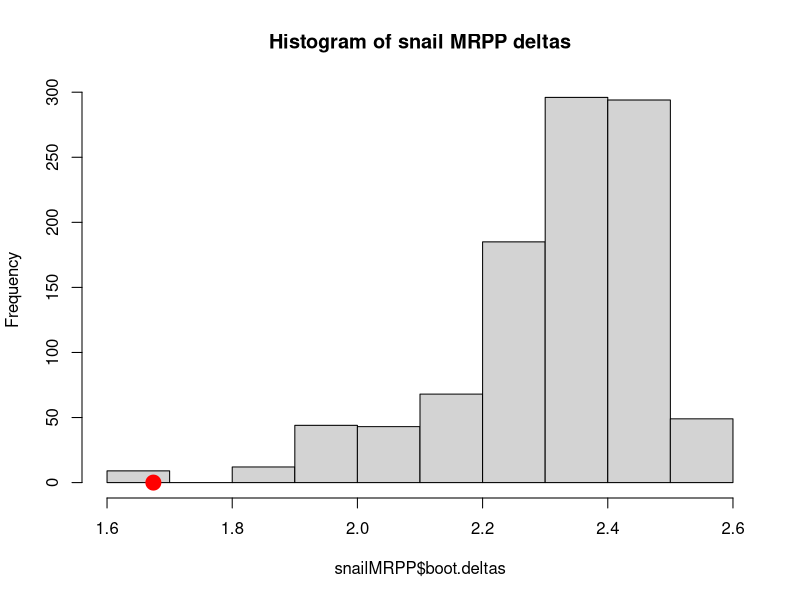
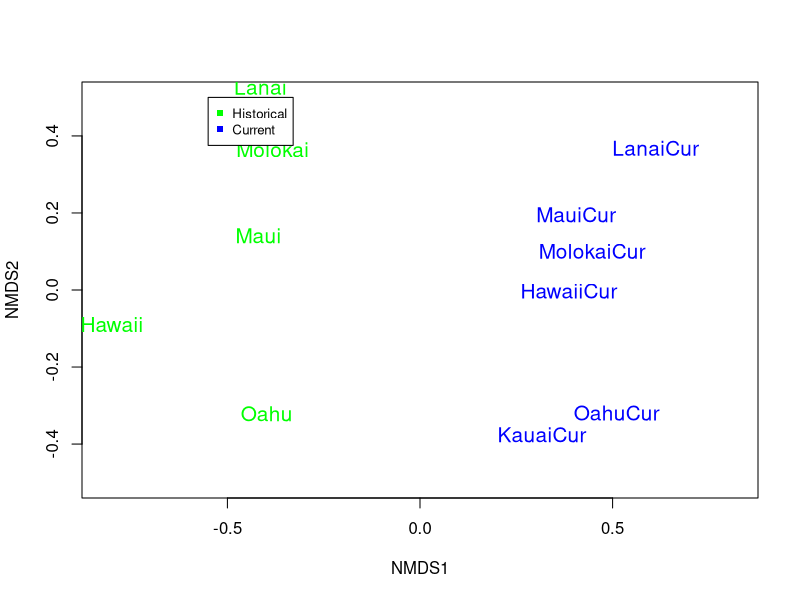
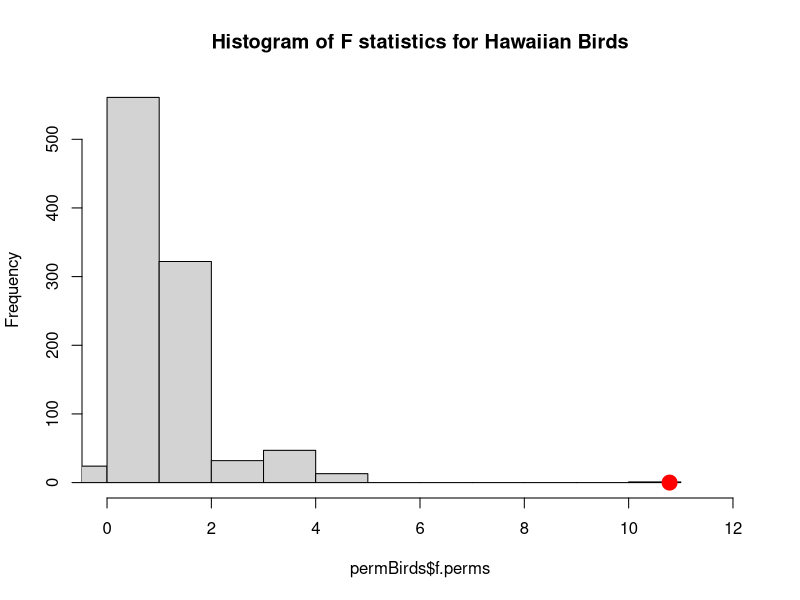
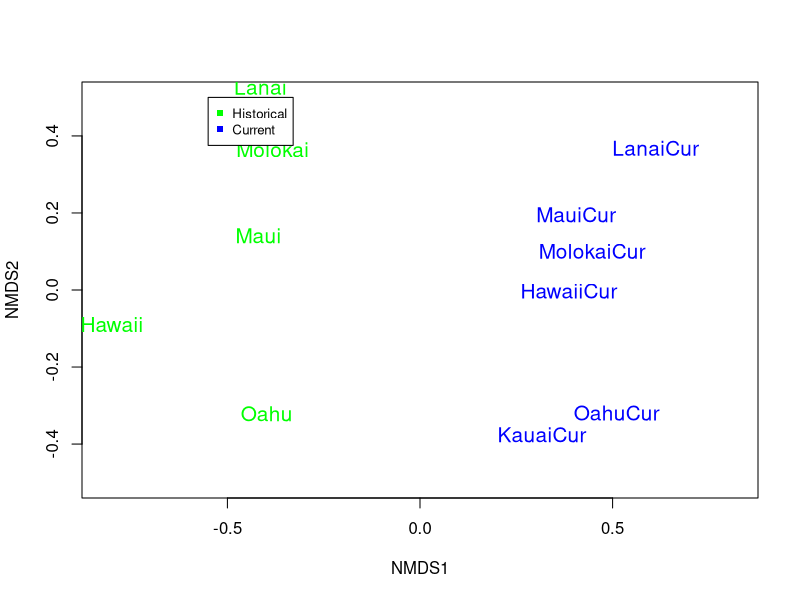
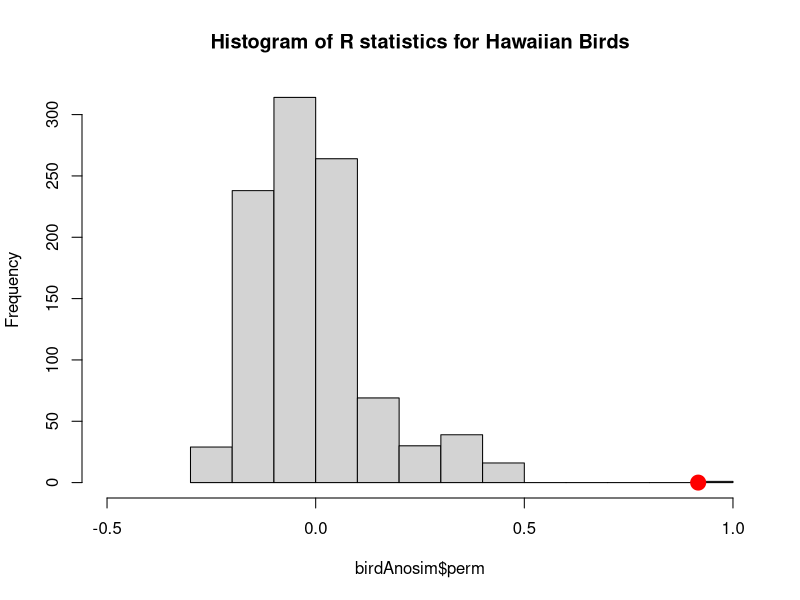

Write the R code that produced these figures, in order.
# 15 October 2020
# Multivariate Statistics Lab 7—Testing for groups: 
# MRPP, PerMANVOA, Analysis of similarity (ANOSIM)
# David Mason
# Set up workspace ####
library(raster)
library(cluster)
library(vegan)
library(ade4)

birds <- read.csv("Lab 7/Data/combined_birds.csv", row=1, header=TRUE)
snails <- read.csv("Lab 7/Data/snail_data.csv", row=1, header=TRUE)[,1:3]

# Multiple Response Permutation Procedure (MRPP) ####
# k-means clustering
snails <- scale(snails)
snails.kop <- kmeans(snails, centers= 2, iter.max=10, nstart=25)
groups <- snails.kop$cluster
# MRPP
?mrpp
distSnails <- vegdist(snails, method="euclidean")
set.seed(11)
snailMRPP <- mrpp(distSnails, groups, permutations = 1000)
# Plot the delta
hist(snailMRPP$boot.deltas, main = "Histogram of snail MRPP deltas" )
points(snailMRPP$delta,0, pch=19,col="red", bg="red", cex=2)
# PerMANOVA ####
# NMDS
jbirds <- vegdist(birds, "bray") 
nmdsBird <- metaMDS(jbirds,k=2, trace=T)

group = as.matrix(c(rep("Historical",6),rep("Current",6)))
ordiplot(nmdsBird,type="n",xlim=c(-.5,.5),ylim=c(-.5,.5))

orditorp(nmdsBird,display="sites",col=c(rep("green",6),rep("blue",6)),air=0.01,cex=1.25)
legend(-.55,.5, c("Historical","Current"), cex=0.8, 
col=c("green","blue"), pch=15:15)

# ADONIS
?adonis

set.seed(11) 
permBirds <- adonis(jbirds ~ group, permutations=1000)

hist(permBirds$f.perms, main = "Histogram of F statistics for Hawaiian Birds", xlim=c(0,12))
points(permBirds$aov.tab$F[1],0, pch=19,col="red", bg="red", cex=2)

# Analysis of Group Similarities (ANOSIM) ####

jbirds <- vegdist(birds, "bray") 

nmdsBird <- metaMDS(jbirds,k=2, trace=T)

# For plotting the NMDS, create the groups to assign different colors to each time period.
group=as.matrix(c(rep("Historical",6),rep("Current",6)))
ordiplot(nmdsBird,type="n",xlim=c(-.5,.5),ylim=c(-.5,.5))
## species scores not available
orditorp(nmdsBird,display="sites",col=c(rep("green",6),rep("blue",6)),air=0.01,cex=1.25)
legend(-.55,.5, c("Historical","Current"), cex=0.8, 
col=c("green","blue"), pch=15:15)

?anosim 
set.seed(11) 
birdAnosim <- anosim(jbirds, group, permutations = 1000)

hist(birdAnosim$perm, main = "Histogram of R statistics for Hawaiian Birds", xlim=c(-.5,1 ))
points(birdAnosim$statistic,0, pch=19,col="red", bg="red", cex=2)
